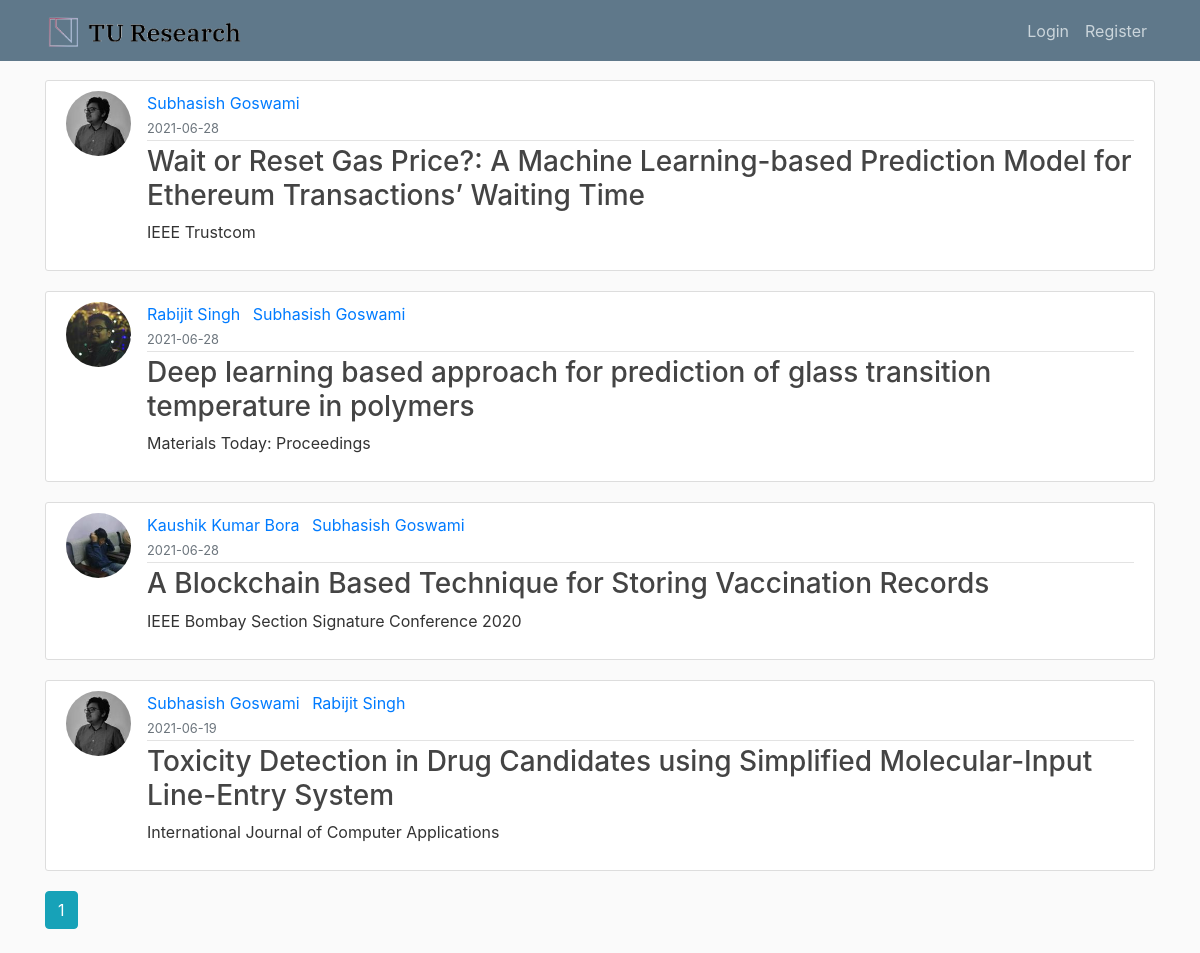
The page /home on the database its author committed.
### flaskblog/models.py (models this page shows, shortened)
class Post(db.Model):
    id = db.Column(db.Text, primary_key=True)
    title = db.Column(db.String(100), nullable=False)
    date_posted = db.Column(db.DateTime, nullable=False, default=datetime.utcnow)
    content = db.Column(db.Text, nullable=False)
    hash = db.Column(db.Text, nullable=False)
    doi = db.Column(db.String(20), nullable= True)
    journal = db.Column(db.String(100), nullable= True)
    issue = db.Column(db.String(20), nullable= True)
    volume = db.Column(db.String(20), nullable= True)
    page = db.Column(db.String(20), nullable= True)
    user_id = db.Column(db.Integer, db.ForeignKey('user.id'), nullable=False)
    user2_id = db.Column(db.Integer)
    user2 = db.Column(db.Text)

class User(db.Model, UserMixin):
    id = db.Column(db.Integer, primary_key=True)
    username = db.Column(db.String(20), unique=True, nullable=False)
    email = db.Column(db.String(120), unique=True, nullable=False)
    department = db.Column(db.String(120))
    researcher = db.Column(db.String(120))
    image_file = db.Column(db.String(20), nullable=False, default='default.jpg')
    password = db.Column(db.String(60), nullable=False)
    posts = db.relationship('Post', backref='author', lazy=True)

### flaskblog/routes.py (the view)
@app.route("/")
@app.route("/home")
def home():
    page = request.args.get('page', 1, type=int)
    posts = Post.query.order_by(Post.date_posted.desc()).paginate(page=page, per_page=5)
    return render_template('home.html', posts=posts)

### flaskblog/templates/home.html
{% extends "layout.html" %}
{% block content %}
    {% for post in posts.items %}
        <article class="media content-section">
          <img class="rounded-circle article-img" src="{{ url_for('static', filename='profile_pics/' + post.author.image_file) }}">
          <div class="media-body">
            <div class="article-metadata">
              {% if post.user2_id%}
                <a class="mr-2" href="{{ url_for('user_posts', username=post.author.username) }}">{{ post.author.username }}</a>
                <a class="mr-2" href="{{ url_for('user_posts', username=post.user2) }}">{{ post.user2 }}</a>
              {% else %}
                <a class="mr-2" href="{{ url_for('user_posts', username=post.author.username) }}">{{ post.author.username }}</a>
              {% endif %}
              <br>
              <small class="text-muted">{{ post.date_posted.strftime('%Y-%m-%d') }}</small>
            </div>
            <h3><a class="article-title" href="{{ url_for('post', post_id=post.id) }}">{{ post.title }}</a></h3>
            <p class="article-content">{{ post.journal }}</p>
          </div>
        </article>
    {% endfor %}
    {% for page_num in posts.iter_pages(left_edge=1, right_edge=1, left_current=1, right_current=2) %}
      {% if page_num %}
        {% if posts.page == page_num %}
          <a class="btn btn-info mb-4" href="{{ url_for('home', page=page_num) }}">{{ page_num }}</a>
        {% else %}
          <a class="btn btn-outline-info mb-4" href="{{ url_for('home', page=page_num) }}">{{ page_num }}</a>
        {% endif %}
      {% else %}
        ...
      {% endif %}
    {% endfor %}
{% endblock content %}

### flaskblog/templates/layout.html (shortened to what this page needs)
<!DOCTYPE html>
<html>
<head>
    <link rel="stylesheet" href="https://maxcdn.bootstrapcdn.com/bootstrap/4.0.0/css/bootstrap.min.css">
    <link rel="stylesheet" type="text/css" href="{{ url_for('static', filename='main.css') }}">
</head>
<body>
    <header class="site-header">
      <nav class="navbar navbar-expand-md navbar-dark bg-steel fixed-top">
        <div class="container">
          <a class="navbar-brand" href="/"><img src="{{ url_for('static', filename='logo.png') }}" alt="Logo" style="width:200px;"></a>
          <div class="collapse navbar-collapse" id="navbarToggle">
            <div class="navbar-nav">
              {% if current_user.is_authenticated %}
                <a class="nav-item nav-link" href="{{ url_for('new_post') }}">New Research</a>
                <a class="nav-item nav-link" href="{{ url_for('account') }}">Account</a>
                <a class="nav-item nav-link" href="{{ url_for('logout') }}">Logout</a>
              {% else %}
                <a class="nav-item nav-link" href="{{ url_for('login') }}">Login</a>
                <a class="nav-item nav-link" href="{{ url_for('register') }}">Register</a>
              {% endif %}
            </div>
          </div>
        </div>
      </nav>
    </header>
    <main role="main" class="container">
      <div class="row">
        <div class="col-md-12">
          {% block content %}{% endblock %}
        </div>
      </div>
    </main>
</body>
</html>

### flaskblog/static/main.css (style rules this page uses)
body { background: #fafafa; color: #333333; margin-top: 5rem; }
h1, h2, h3, h4, h5, h6 { color: #444444; }
.bg-steel { background-color: #5f788a; }
.site-header .navbar-nav .nav-link { color: #cbd5db; }
.content-section { background: #ffffff; padding: 10px 20px; border: 1px solid #dddddd; border-radius: 3px; margin-bottom: 20px; }
.article-title { color: #444444; }
.article-content { white-space: pre-line; }
.article-img { height: 65px; width: 65px; margin-right: 16px; }
.article-metadata { padding-bottom: 1px; margin-bottom: 4px; border-bottom: 1px solid #e3e3e3 }

### rows shown on the page
Post: image_file (picture), author.username "Subhasish Goswami", date_posted "2021-06-28", title "Wait or Reset Gas Price?: A Machine Learning-based Prediction Model for Ethereum Transactions’ Waiting Time", journal "IEEE Trustcom"
Post: image_file (picture), author.username "Rabijit Singh", user2 "Subhasish Goswami", date_posted "2021-06-28", title "Deep learning based approach for prediction of glass transition temperature in polymers", journal "Materials Today: Proceedings"
Post: image_file (picture), author.username "Kaushik Kumar Bora", user2 "Subhasish Goswami", date_posted "2021-06-28", title "A Blockchain Based Technique for Storing Vaccination Records", journal "IEEE Bombay Section Signature Conference 2020"
Post: image_file (picture), author.username "Subhasish Goswami", user2 "Rabijit Singh", date_posted "2021-06-19", title "Toxicity Detection in Drug Candidates using Simplified Molecular-Input Line-Entry System", journal "International Journal of Computer Applications"

### other values the page prints
{{ page_num }} "1"
